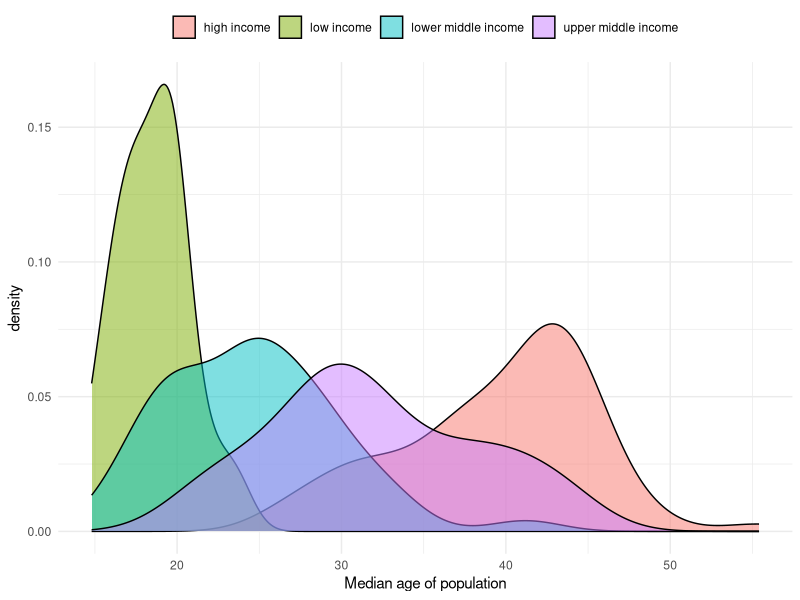
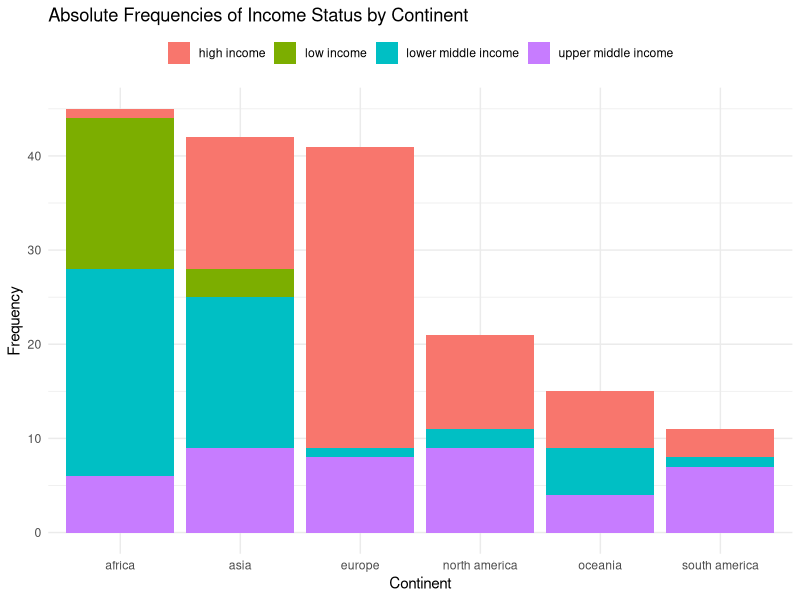
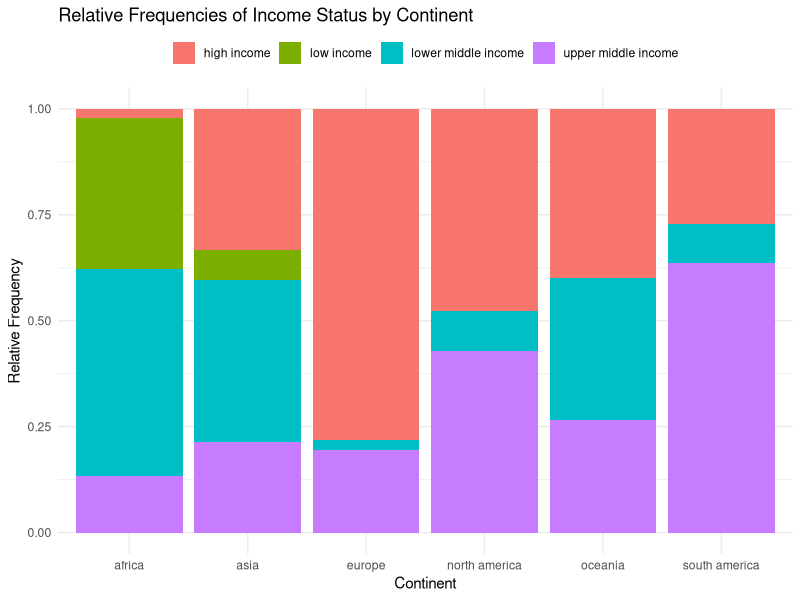

Source code (R) for these figures, in order: (Note: this script raises an error after producing the figures.)
## ---- chunk 1
knitr::opts_chunk$set(echo = TRUE)

library(tidyverse)
library(ggplot2)
## ---- chunk 2
df <- read.csv('./final_dataset.csv')
nrow(df) # Result is 175
# Eliminate missing values in the income status variable
df <- df[!is.na(df$income_group), ]
nrow(df) # Result is the same 175, since we removed all rows consisting of at least one NA already in task 2
str(df)
## ---- chunk 3
plot <- ggplot(df, aes(x = median_age, fill = income_group) ) + 
  geom_density(alpha = 0.5, color = "black") + 
labs(x = "Median age of population") +
  theme_minimal()+
  theme(legend.position = "top",
        legend.title = element_blank()) 

plot
## ---- chunk 4
# Aggregate data to get frequencies
df_agg <- df %>%
  count(continent, income_group)

ggplot(df_agg, aes(x = continent, y = n, fill = income_group)) +
  geom_bar(stat = "identity") +
  labs(title = "Absolute Frequencies of Income Status by Continent",
       x = "Continent", y = "Frequency") +
  theme_minimal()+
  theme(legend.position = "top",
        legend.title = element_blank())

## ---- chunk 5
# Calculate relative frequencies
df_relative <- df_agg %>%
  group_by(continent) %>%
  mutate(relative_frequency = n / sum(n))

ggplot(df_relative, aes(x = continent, y = relative_frequency, fill = income_group)) +
  geom_bar(stat = "identity") +
  labs(title = "Relative Frequencies of Income Status by Continent",
       x = "Continent", y = "Relative Frequency") +
  theme_minimal()+
  theme(legend.position = "top",
        legend.title = element_blank())


## ---- chunk 6
# Create a contingency table
contingency_table <- table(data$continent, data$income_group)

# Mosaic plot
mosaicplot(contingency_table, main = "Mosaic Plot of Continents and Income Status", shade = TRUE, color = TRUE, las = 2)
